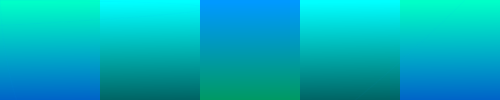
Frame 1 (no input)
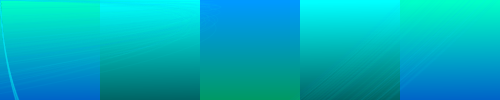
Frame 60 (the mouse pressed at the canvas centre just before this capture)
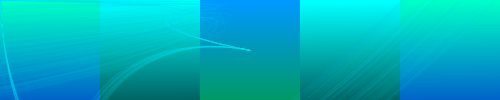
Frame 120 (the mouse held since frame 60 and released just before this capture)

The Processing sketch that drew these frames (run headless with seeded random() and noise(); from frame 60 on, the mouse is pressed at the canvas centre):

// Processing sketch: drawingoverpanes2
// ── drawingoverpanes2.pde
PImage img, img2, img3, img4, img5;
int k;
color[] colours = {color(0, 255, 255), color(0, 153, 255), color(0, 255, 200)};


void setup() {

  size(500, 200); 

  strokeWeight(1);
  stroke(#FFFFFF, 10);
  noFill();
  size(500, 100);  
  
  img4 = createImage(100, 100, ARGB);
  for(int i = 0; i < img4.pixels.length; i++) {
    float a = map(i, 255, img4.pixels.length, 255, 100);
    img4.pixels[i] = color(0, a, a); 
  }
  img3 = createImage(100, 100, ARGB);
  for(int i = 0; i < img3.pixels.length; i++) {
    float a = map(i, 255, img3.pixels.length, 255, 100);
    img3.pixels[i] = color(0, 153, a); 
  }
  img5 = createImage(100, 100, ARGB);
  for(int i = 0; i < img5.pixels.length; i++) {
    float a = map(i, 255, img5.pixels.length, 255, 100);
    img5.pixels[i] = color(0, a, 200); 
  }
  mybackground();
}
void mybackground() {
  background(0);
  
  image(img5, 0, 0);

  image(img4, 100, 0);

  image(img3, 200, 0);
  image(img4, 300, 0);
  image(img5, 400, 0);
}

void mousePressed(){
  mybackground();
}
color getNextColour(){
  k++;
  return colours[k%colours.length];
}
void draw() {
  
  sketchyCircle(getNextColour());
}
void sketchyCircle(color c){
  stroke(c,10);
  beginShape();
  int x1 = int(random(500 - 100, 500));
  int y1 = int(random(0, 100));

  vertex(mouseX,mouseY);
  
  bezierVertex(0, 0, 0, x1, x1, 0);


  endShape();
  
  beginShape();
  vertex(mouseX,mouseY);

  bezierVertex(0, 0, x1, 0, 0, y1);

  endShape();

}
